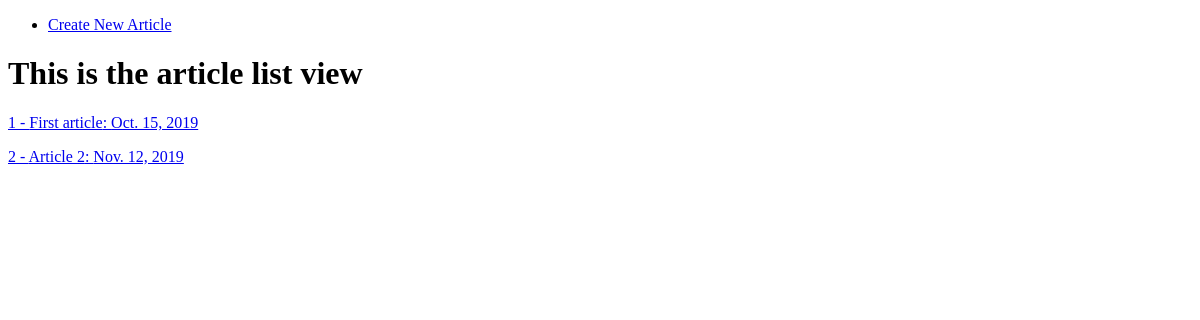
/blog/, run on an earlier commit of the app's database.
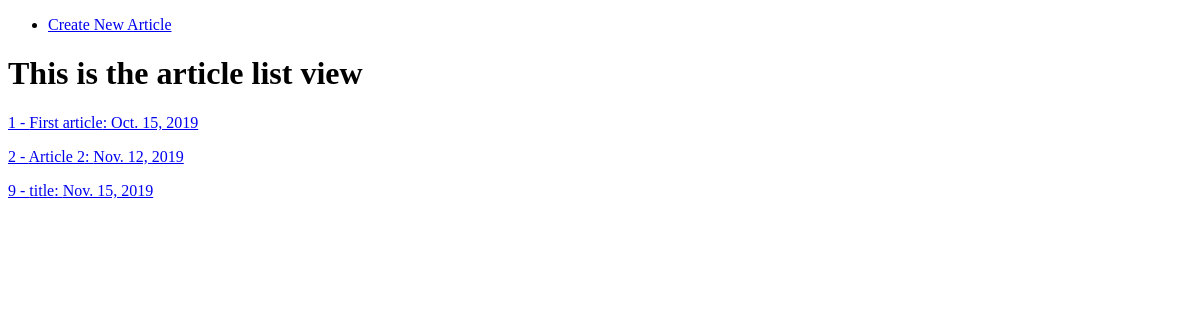
And on a later commit of the database.
### blog/models.py (models this page shows)
class Article(models.Model):
	title = models.CharField(max_length= 120)
	subtitle = models.CharField(max_length= 240)
	date = models.DateField(auto_now= True)
	article = models.TextField(blank= False)
	name = models.CharField(blank= False, max_length= 80)
	def get_absolute_url(self):
		return reverse("blog:article-detail", kwargs={"my_id":self.id})

### blog/views.py (the view)
# urls.py: path('', article_list_view, name= 'article-list'),
def article_list_view(request):
	queryset = Article.objects.all() # gives back list of objects
	context = {
		"object_list" : queryset
	}
	return render(request, "articles/article_list.html", context)

### blog/templates/articles/article_list.html
{% extends 'article_nav.html' %}
{% block content %}
<h1> This is the article list view </h1>
{% for instance in object_list %}
	<p> <a href= '{{ instance.get_absolute_url }}' > {{instance.id }} - {{ instance.title }}: {{ instance.date }}</a> </p>
{% endfor %}
{% endblock %}

### templates/article_nav.html (shortened to what this page needs)
<!doctype html>
<html>
<head>
</head>
<body>
	<nav>
		<ul class="navigation">
			<li> {% block nav-home %} <a href="http://127.0.0.1:8000/blog/create ">Create New Article</a> {% endblock %} </li>
		</ul>
	</nav>
	{% block content %}{% endblock %}
</body>
</html>

What changed in the data, as far as the page shows it:
added Article: id "9", title "title", date "Nov. 15, 2019"
